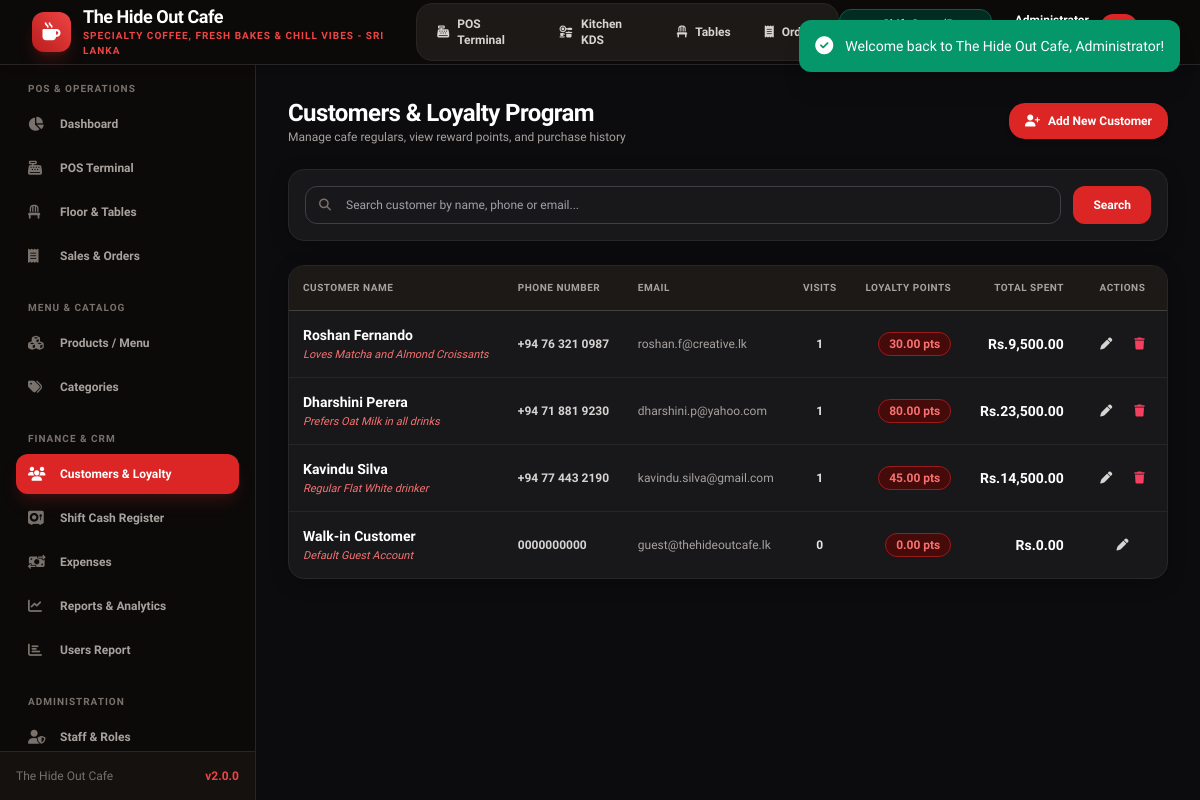
/customers.php (signed in), run on the app's committed database.
### tables this page shows
CREATE TABLE `customers` (
  `id` INT AUTO_INCREMENT PRIMARY KEY,
  `name` VARCHAR(100) NOT NULL,
  `phone` VARCHAR(25) NOT NULL UNIQUE,
  `email` VARCHAR(100) NULL,
  `address` TEXT NULL,
  `loyalty_points` DECIMAL(10,2) NOT NULL DEFAULT 0.00,
  `total_spent` DECIMAL(10,2) NOT NULL DEFAULT 0.00,
  `notes` TEXT NULL,
  `created_at` TIMESTAMP DEFAULT CURRENT_TIMESTAMP
);

### config/functions.php (called while the page is built, shortened)
<?php
require_once __DIR__ . '/database.php';
function e(?string $string): string {
    return htmlspecialchars($string ?? '', ENT_QUOTES, 'UTF-8');
}
function isLoggedIn(): bool {
    return !empty($_SESSION['user_id']) && !empty($_SESSION['user_role']);
}
function hasRole($roles): bool {
    $userRole = $_SESSION['user_role'] ?? '';
    if (is_string($roles)) {
        $roles = [$roles];
    }
    return in_array($userRole, $roles, true);
}
function getSettings(?string $key = null) {
    static $settings = null;
    if ($settings === null) {
        try {
            $rows = db()->fetchAll("SELECT setting_key, setting_value FROM settings");
            $settings = [];
            foreach ($rows as $row) {
                $settings[$row['setting_key']] = $row['setting_value'];
            }
        } catch (Exception $e) {
            $settings = [
                'cafe_name' => 'The Hide Out Cafe',
                'cafe_tagline' => 'Artisan Coffee & Bistro - Sri Lanka',
                'cafe_phone' => '+94 77 123 4567',
                'cafe_email' => 'hello@thehideoutcafe.lk',
                'cafe_address' => 'No. 45 Beach Road, Colombo 03, Sri Lanka',
                'currency_symbol' => 'Rs.',
                'currency_code' => 'LKR',
                'tax_rate' => '0.00',
                'service_charge' => '0.00',
                'receipt_header' => "THE HIDE OUT CAFE\nSpecialty Coffee & Kitchen\nColombo, Sri Lanka",
                'receipt_footer' => "Thank you for visiting The Hide Out Cafe!\nFollow us on Instagram @TheHideOutCafeLK\nFree Wi-Fi: HideOutGuest / Pass: CoffeeTime",
                'invoice_prefix' => 'HOC-',
                'enable_loyalty' => '1',
                'points_per_dollar' => '1'
            ];
        }
    }
    if ($key !== null) {
        return $settings[$key] ?? null;
    }
    return $settings;
}

### config/database.php (called while the page is built, shortened)
<?php
class Database {
    private static ?Database $instance = null;
    private ?PDO $conn = null;
    private function __construct() {
        $dsn = "mysql:host=" . DB_HOST . ";port=" . DB_PORT . ";dbname=" . DB_NAME . ";charset=" . DB_CHARSET;
        $options = [
            PDO::ATTR_ERRMODE            => PDO::ERRMODE_EXCEPTION,
            PDO::ATTR_DEFAULT_FETCH_MODE => PDO::FETCH_ASSOC,
            PDO::ATTR_EMULATE_PREPARES   => false,
            PDO::MYSQL_ATTR_INIT_COMMAND => "SET NAMES " . DB_CHARSET
        ];
        try {
            $this->conn = new PDO($dsn, DB_USER, DB_PASS, $options);
        } catch (PDOException $e) {
            if ($e->getCode() == 1049) {
                die("<h3>Database Error:</h3><p>Database <code>" . DB_NAME . "</code> does not exist. Please import <code>database/database.sql</code> into MySQL first.</p>");
            }
            die("<h3>Database Connection Failed:</h3><p>" . htmlspecialchars($e->getMessage()) . "</p>");
        }
    }
    public static function getInstance(): Database {
        if (self::$instance === null) {
            self::$instance = new self();
        }
        return self::$instance;
    }
    public function fetchAll(string $sql, array $params = []): array {
        $stmt = $this->conn->prepare($sql);
        $stmt->execute($params);
        return $stmt->fetchAll();
    }
}
function db(): Database {
    return Database::getInstance();
}

### customers.php (the view, shortened to what this page needs)
<?php
require_once __DIR__ . '/config/functions.php';
$settings = getSettings();
$query = trim($_GET['q'] ?? '');
$sql = "SELECT c.*, COUNT(o.id) as order_count
        FROM customers c
        LEFT JOIN orders o ON c.id = o.customer_id
        WHERE 1=1";
$params = [];
$sql .= " GROUP BY c.id ORDER BY c.id DESC";
$customers = db()->fetchAll($sql, $params);
require_once __DIR__ . '/includes/header.php';
require_once __DIR__ . '/includes/sidebar.php';
?>
<main class="flex-1 overflow-y-auto p-4 sm:p-6 lg:p-8 bg-[#0c0c0e]">
    <div class="max-w-7xl mx-auto space-y-6">
        <div class="flex flex-col sm:flex-row sm:items-center justify-between gap-4">
            <div>
                <h2 class="text-2xl font-black tracking-tight text-white">Customers & Loyalty Program</h2>
                <p class="text-xs text-stone-400">Manage cafe regulars, view reward points, and purchase history</p>
            </div>
            <button onclick="openCustomerModal()" class="inline-flex items-center gap-2 px-4 py-2.5 bg-red-600 hover:bg-red-500 text-white font-bold rounded-2xl text-xs shadow-md transition">
                <i class="fa-solid fa-user-plus"></i> Add New Customer
            </button>
        </div>
        <div class="card-cafe-dark p-4">
            <form method="GET" action="customers.php" class="flex gap-3 text-xs">
                <div class="flex-1 relative">
                    <span class="absolute inset-y-0 left-0 pl-3.5 flex items-center text-stone-500"><i class="fa-solid fa-magnifying-glass"></i></span>
                    <input type="text" name="q" value="<?= e($query) ?>" placeholder="Search customer by name, phone or email..." class="w-full pl-10 pr-3 py-2.5 rounded-xl">
                </div>
                <button type="submit" class="px-5 py-2.5 bg-red-600 text-white font-bold rounded-xl shadow-xs">Search</button>
            </form>
        </div>
        <div class="card-cafe-dark overflow-hidden">
            <div class="overflow-x-auto">
                <table class="w-full text-xs text-left">
                    <thead class="bg-stone-900 text-stone-400 font-bold uppercase text-[10px] tracking-wider border-b border-stone-700">
                        <tr>
                            <th class="p-3.5">Customer Name</th>
                            <th class="p-3.5">Phone Number</th>
                            <th class="p-3.5">Email</th>
                            <th class="p-3.5 text-center">Visits</th>
                            <th class="p-3.5 text-right">Loyalty Points</th>
                            <th class="p-3.5 text-right">Total Spent</th>
                            <th class="p-3.5 text-center">Actions</th>
                        </tr>
                    </thead>
                    <tbody class="divide-y divide-stone-800">
                        <?php if (empty($customers)): ?>
                            <tr><td colspan="7" class="p-8 text-center text-stone-500">No customers found.</td></tr>
                        <?php else: ?>
                            <?php foreach ($customers as $c): ?>
                            <tr class="hover:bg-stone-800 transition">
                                <td class="p-3.5">
                                    <span class="font-bold text-white text-sm block"><?= e($c['name']) ?></span>
                                    <?php if (!empty($c['notes'])): ?>
                                        <span class="text-[11px] text-red-400 italic block mt-0.5"><?= e($c['notes']) ?></span>
                                    <?php endif; ?>
                                </td>
                                <td class="p-3.5 font-semibold text-stone-300"><?= e($c['phone']) ?></td>
                                <td class="p-3.5 text-stone-400"><?= e($c['email'] ?? '-') ?></td>
                                <td class="p-3.5 text-center font-bold text-stone-200"><?= (int)$c['order_count'] ?></td>
                                <td class="p-3.5 text-right">
                                    <span class="px-2.5 py-1 rounded-xl bg-red-950 text-red-400 border border-red-800 font-black text-xs"><?= number_format((float)$c['loyalty_points'], 2) ?> pts</span>
                                </td>
                                <td class="p-3.5 text-right font-black text-white text-sm"><?= $currency ?><?= number_format($c['total_spent'], 2) ?></td>
                                <td class="p-3.5 text-center">
                                    <div class="flex items-center justify-center gap-1.5">
                                        <button onclick="editCustomer(<?= htmlspecialchars(json_encode($c), ENT_QUOTES, 'UTF-8') ?>)" class="p-2 hover:bg-stone-700 text-stone-300 rounded-xl transition" title="Edit">
                                            <i class="fa-solid fa-pen"></i>
                                        </button>
                                        <?php if ($c['id'] > 1 && hasRole([ROLE_ADMIN, ROLE_MANAGER])): ?>
                                            <form method="POST" action="customers.php" onsubmit="return confirm('Delete customer <?= addslashes($c['name']) ?>?');" class="inline">
                                                <button type="submit" class="p-2 hover:bg-rose-950 text-rose-500 rounded-xl transition" title="Delete">
                                                    <i class="fa-solid fa-trash"></i>
                                                </button>
                                            </form>
                                        <?php endif; ?>
                                    </div>
                                </td>
                            </tr>
                            <?php endforeach; ?>
                        <?php endif; ?>
                    </tbody>
                </table>
            </div>
        </div>
    </div>
</main>
<?php require_once __DIR__ . '/includes/footer.php'; ?>

### assets/css/style.css (style rules this page uses)
:root { --primary: #dc2626; --primary-hover: #b91c1c; --primary-dark: #991b1b; --primary-light: #fee2e2; --dark-bg: #09090b; --dark-card: #18181b; --dark-border: #27272a; --text-main: #18181b; --text-light: #f4f4f5; --success: #10b981; --warning: #f59e0b; --danger: #ef4444; }
body { font-family: 'Plus Jakarta Sans', system-ui, -apple-system, BlinkMacSystemFont, 'Segoe UI', Roboto, sans-serif; background-color: #f4f4f6; color: #18181b; }
.card-cafe-dark { background: #18181b; border: 1px solid #27272a; border-radius: 1rem; box-shadow: 0 4px 20px -2px rgba(0, 0, 0, 0.3); transition: all 0.2s ease-in-out; }
input:not([type="checkbox"]):not([type="radio"]):not([type="hidden"]):not([type="submit"]):not([type="button"]), textarea, select { background-color: #18181b !important; color: #f4f4f5 !important; border: 1px solid #3f3f46 !important; border-radius: 0.75rem; }
input::placeholder, textarea::placeholder { color: #a1a1aa !important; }

### data on the page
customers: name "Roshan Fernando", notes "Loves Matcha and Almond Croissants", phone "+94 76 321 0987", email "roshan.f@creative.lk", order_count "1", loyalty_points "30.00", total_spent "9,500.00"
customers: name "Dharshini Perera", notes "Prefers Oat Milk in all drinks", phone "+94 71 881 9230", email "dharshini.p@yahoo.com", order_count "1", loyalty_points "80.00", total_spent "23,500.00"
customers: name "Kavindu Silva", notes "Regular Flat White drinker", phone "+94 77 443 2190", email "kavindu.silva@gmail.com", order_count "1", loyalty_points "45.00", total_spent "14,500.00"
customers: name "Walk-in Customer", notes "Default Guest Account", phone "0000000000", email "guest@thehideoutcafe.lk", order_count "0", loyalty_points "0.00", total_spent "0.00"

### other printed values
$settings['cafe_name'] "The Hide Out Cafe"
$settings['cafe_tagline'] "SPECIALTY COFFEE, FRESH BAKES & CHILL VIBES - SRI LANKA"
APP_NAME "The Hide Out Cafe"
APP_VERSION "2.0.0"
